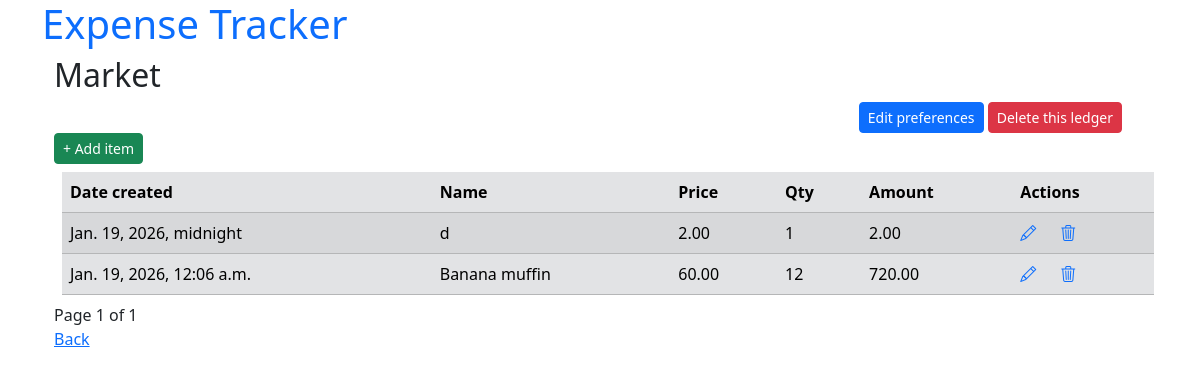
/expenses/ledgers/16/, run on an earlier commit of the app's database.
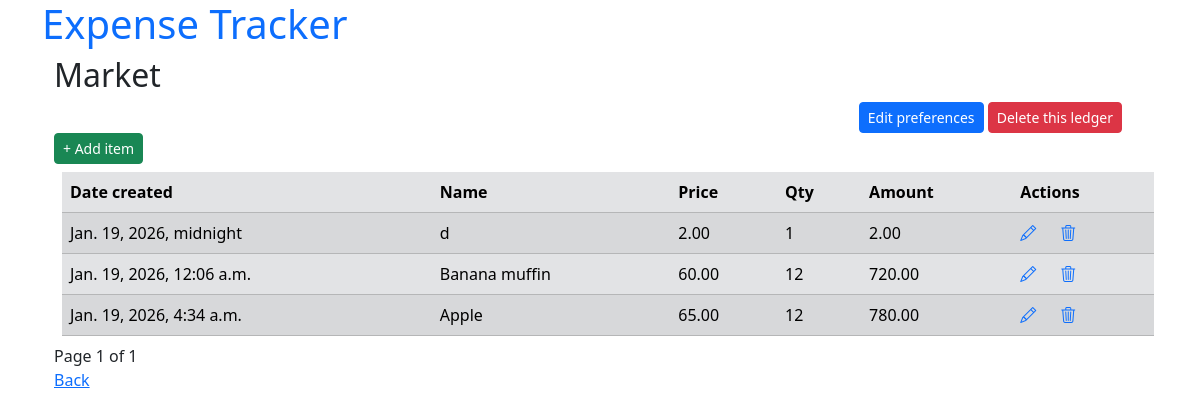
And on a later commit of the database.
### expenses/models.py (models this page shows, shortened)
class ExpenseItem(models.Model):
    ledger = models.ForeignKey(Ledger, on_delete=models.CASCADE, related_name="items")
    name = models.CharField(max_length=100)
    qty = models.PositiveIntegerField(validators=[MinValueValidator(1)])
    price = models.DecimalField(
        max_digits=10, decimal_places=2, validators=[MinValueValidator(0)]
    )
    created_at = models.DateTimeField(auto_now_add=True)
    @property
    def amt(self):
        return self.qty * self.price

### expenses/views.py (the view)
# urls.py: path("ledgers/<int:ledger_id>/", LedgerDetailView.as_view(), name="ledger_detail"),
class LedgerDetailView(DetailView):
    model = Ledger
    context_object_name = "ledger"
    pk_url_kwarg = "ledger_id"
    def get_context_data(self, **kwargs):
        context = super().get_context_data(**kwargs)
        raw_items = self.object.items.all().order_by("id")
        paginator = Paginator(raw_items, 5)
        page_number = self.request.GET.get("page")
        context["expenseitem_list"] = paginator.get_page(page_number)
        return context

### expenses/templates/expenses/ledger_detail.html
{% extends "expenses/base.html" %}
{% block content %}
    {% include "expenses/partials/ledger_title.html" %}
    <div class="container gap-3 ">
        <div class="container gap-3 text-end">
            <a href="{% url 'expenses:ledger_update' ledger.id %}"
               class="btn btn-primary btn-sm">Edit preferences</a>
            <a href="{% url 'expenses:ledger_delete' ledger.id %}"
               class="btn btn-danger btn-sm">Delete this ledger</a>
        </div>
    </div>
    <a href="{% url 'expenses:add_item' ledger.id %}"
       class="btn btn-success btn-sm">+ Add item</a>
    {% include "expenses/expenseitem_list.html" %}
    <a href="{% url 'expenses:ledgers' %}">Back</a>
{% endblock content %}

### expenses/templates/expenses/expenseitem_list.html (shortened to what this page needs)
{% block content %}
  <table class="table table-striped table-secondary m-2">
    <thead>
      <tr>
        <th>Date created</th>
        <th>Name</th>
        <th>Price</th>
        <th>Qty</th>
        <th>Amount</th>
        <th>Actions</th>
      </tr>
    </thead>
    <tbody>
      {% for item in expenseitem_list %}
        <tr>
          <td>{{ item.created_at }}</td>
          <td>{{ item.name }}</td>
          <td>{{ item.price }}</td>
          <td>{{ item.qty }}</td>
          <td>{{ item.amt }}</td>
          <td>
            <div class="d-flex gap-4">
              <a href="{% url 'expenses:expense_update' ledger_id=item.ledger.id pk=item.id %}"><i class="bi bi-pencil"></i></a>
              <a href="{% url 'expenses:expense_delete' ledger_id=item.ledger.id pk=item.id %}"><i class="bi bi-trash3"></i></a>
            </div>
          </td>
        </tr>
      {% endfor %}
    </tbody>
  </table>
  <div class="pagination">
    <span class="step-links">
      <span class="current">Page {{ expenseitem_list.number }} of {{ expenseitem_list.paginator.num_pages }}</span>
    </span>
  </div>
{% endblock content %}

What changed in the data, as far as the page shows it:
added ExpenseItem: created_at "Jan. 19, 2026, 4:34 a.m.", name "Apple", price "65.00", qty "12", amt "780.00"
